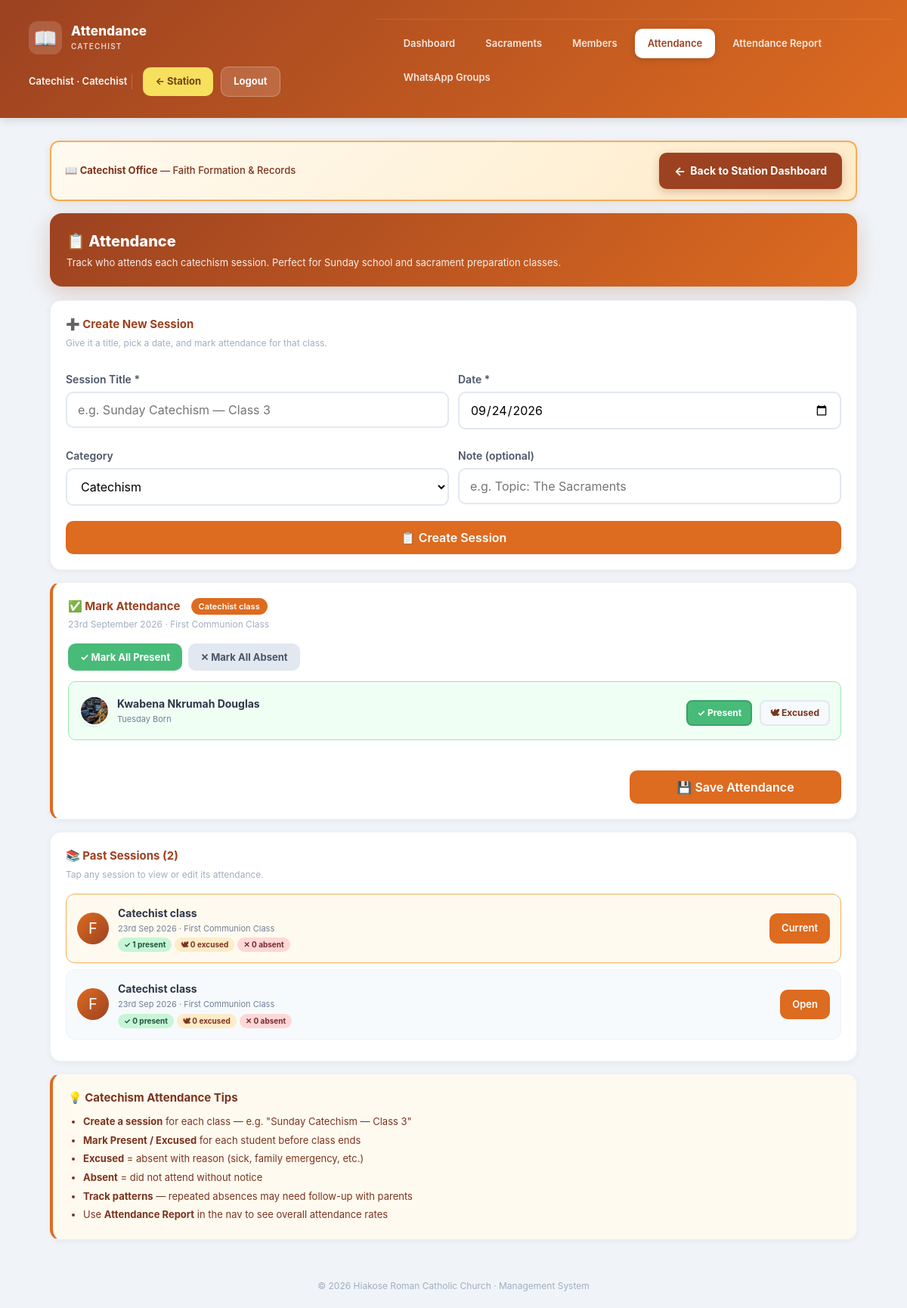
/catechist/attendance.php?id=2 (signed in), run on the app's committed database.
### tables this page shows
CREATE TABLE `attendance_sessions` (
  `id` int(11) NOT NULL AUTO_INCREMENT,
  `title` varchar(150) NOT NULL,
  `session_date` date NOT NULL,
  `category` varchar(60) DEFAULT 'Catechism',
  `note` varchar(255) DEFAULT NULL,
  `created_by` varchar(100) DEFAULT NULL,
  `created_at` timestamp NOT NULL DEFAULT current_timestamp(),
  PRIMARY KEY (`id`)
);

CREATE TABLE `members` (
  `id` int(11) NOT NULL AUTO_INCREMENT,
  `full_name` varchar(150) NOT NULL,
  `photo` varchar(255) DEFAULT NULL,
  `gender` enum('Male','Female') DEFAULT NULL,
  `dob` date DEFAULT NULL,
  `birth_year` smallint(6) DEFAULT NULL,
  `approx_age` tinyint(4) DEFAULT NULL,
  `dob_known` enum('full','year','age','unknown') DEFAULT 'full',
  `place_of_birth` varchar(150) DEFAULT NULL,
  `phone` varchar(30) DEFAULT NULL,
  `marital_status` enum('Single','Married','Widowed','Divorced') DEFAULT NULL,
  `baptism` enum('Baptized Catholic','Not Baptized','Other Denomination') DEFAULT NULL,
  `day_born` varchar(15) DEFAULT NULL,
  `created_at` timestamp NOT NULL DEFAULT current_timestamp(),
  PRIMARY KEY (`id`)
);

CREATE TABLE `settings` (
  `id` int(11) NOT NULL DEFAULT 1,
  `church_name` varchar(150) DEFAULT 'Roman Catholic Church',
  `currency` varchar(10) DEFAULT 'GH₵',
  `timezone` varchar(60) DEFAULT 'Africa/Accra',
  `default_currency_code` varchar(10) DEFAULT 'GHS',
  PRIMARY KEY (`id`)
);

### config/database.php (called while the page is built, shortened)
<?php
$DB_HOST = 'localhost';
$DB_NAME = 'church_db';
$DB_USER = 'root';
$DB_PASS = '';
try {
    $pdo = new PDO(
        "mysql:host=$DB_HOST;dbname=$DB_NAME;charset=utf8mb4",
        $DB_USER,
        $DB_PASS,
        [
            PDO::ATTR_ERRMODE            => PDO::ERRMODE_EXCEPTION,
            PDO::ATTR_DEFAULT_FETCH_MODE => PDO::FETCH_ASSOC,
            PDO::ATTR_EMULATE_PREPARES   => false,
        ]
    );
} catch (PDOException $e) {
    die("Database connection failed: " . $e->getMessage());
}
$settings = $pdo->query("SELECT * FROM settings WHERE id=1")->fetch();
require_once __DIR__ . '/../includes/functions.php';

### includes/auth.php (called while the page is built, shortened)
<?php
require_once __DIR__ . '/../config/database.php';

### catechist/attendance.php (the view, shortened to what this page needs)
<?php
require_once __DIR__ . '/../includes/auth.php';
require_once __DIR__ . '/_layout.php';
$sessions = [];
try {
    $rows = $pdo->query("SELECT * FROM attendance_sessions
                         ORDER BY session_date DESC, id DESC")->fetchAll();
    $sessions = is_array($rows) ? $rows : [];
} catch (PDOException $e) {
    $sessions = [];
}
$currentId = (int)get('id');
$current   = null;
$marked    = [];
if ($currentId > 0) {
    try {
        $stmt = $pdo->prepare("SELECT * FROM attendance_sessions WHERE id = ?");
        $stmt->execute([$currentId]);
        $row = $stmt->fetch();
        if (is_array($row) && !empty($row['id']) && !empty($row['title'])) {
            $current = $row;
        }
    } catch (PDOException $e) {
        $current = null;
    }
    if (is_array($current)) {
        try {
            $stmt = $pdo->prepare("SELECT member_id, status FROM attendance_records WHERE session_id = ?");
            $stmt->execute([$currentId]);
            foreach ($stmt->fetchAll() as $r) {
                if (is_array($r)) $marked[(int)$r['member_id']] = (string)$r['status'];
            }
        } catch (PDOException $e) {
            $marked = [];
        }
    }
}
$members = [];
try {
    $rows = $pdo->query("SELECT id, full_name, photo, day_born
                         FROM members ORDER BY full_name")->fetchAll();
    $members = is_array($rows) ? $rows : [];
} catch (PDOException $e) {
    $members = [];
}
?>
<div class="cat-att-hero">
  <h1>📋 Attendance</h1>
  <p>Track who attends each catechism session. Perfect for Sunday school and sacrament preparation classes.</p>
</div>
<div class="cat-att-section">
  <h3>➕ Create New Session</h3>
  <p class="subtitle">
    Give it a title, pick a date, and mark attendance for that class.
  </p>
  <form method="post">
    <div class="grid grid-2">
      <div>
        <label>Session Title *</label>
        <input name="title" required
               placeholder="e.g. Sunday Catechism — Class 3">
      </div>
      <div>
        <label>Date *</label>
        <input name="session_date" type="date"
               value="<?= 'date'('Y-m-d') ?>" required>
      </div>
      <div>
        <label>Category</label>
        <select name="category">
          <option>Catechism</option>
        </select>
      </div>
      <div>
        <label>Note (optional)</label>
        <input name="note" placeholder="e.g. Topic: The Sacraments">
      </div>
    </div>
    <button class="btn-primary" name="create_session" value="1"
            style="background:#dd6b20;">
      📋 Create Session
    </button>
  </form>
</div>
<?php if (is_array($current)): ?>
  <div class="cat-att-section" style="border-left:4px solid #dd6b20;">
    <h3>
      ✅ Mark Attendance
      <span class="badge" style="margin-left:6px;background:#dd6b20;color:#fff;">
        <?= e($current['title']) ?>
      </span>
    </h3>
    <p class="subtitle">
      <?= 'date'('jS F Y', 'strtotime'($current['session_date'])) ?>
      · <?= e($current['category'] ?? '') ?>
    </p>
    <form method="post">
      <div class="bulk-actions">
        <button type="button" class="bulk-btn present" onclick="markAll('present')">
          ✓ Mark All Present
        </button>
        <button type="button" class="bulk-btn absent" onclick="markAll('absent')">
          ✕ Mark All Absent
        </button>
      </div>
      <?php if (!$members): ?>
        <div class="empty">No members registered yet.</div>
      <?php else: foreach ($members as $m):
        $mid = (int)($m['id'] ?? 0);
        $status = $marked[$mid] ?? 'absent';
      ?>
        <div class="att-mark-row <?= $status === 'present' ? 'present' : ($status === 'excused' ? 'excused' : '') ?>"
             id="row-<?= $mid ?>">
          <?= memberAvatar($m, 40) ?>
          <div class="att-name">
            <div class="name"><?= e($m['full_name'] ?? '') ?></div>
            <?php if (!empty($m['day_born'])): ?>
              <div class="meta"><?= e($m['day_born']) ?> Born</div>
            <?php endif; ?>
          </div>
          <label class="att-toggle present-toggle <?= $status === 'present' ? 'active' : '' ?>"
                 id="ptoggle-<?= $mid ?>"
                 onclick="toggleStatus(<?= $mid ?>, 'present')">
            ✓ Present
          </label>
          <label class="att-toggle excused-toggle <?= $status === 'excused' ? 'active' : '' ?>"
                 id="etoggle-<?= $mid ?>"
                 onclick="toggleStatus(<?= $mid ?>, 'excused')">
            🕊 Excused
          </label>
        </div>
      <?php endforeach; endif; ?>
      <div style="position:sticky;bottom:10px;margin-top:20px;text-align:right;">
        <button class="btn-primary" name="save_attendance" value="1"
                style="max-width:280px;background:#dd6b20;">
          💾 Save Attendance
        </button>
      </div>
    </form>
  </div>
<?php endif; ?>
<div class="cat-att-section">
  <h3>📚 Past Sessions (<?= count($sessions) ?>)</h3>
  <p class="subtitle">
    Tap any session to view or edit its attendance.
  </p>
  <?php if (!$sessions): ?>
    <div class="empty">
      No sessions yet. Create one above to start tracking attendance.
    </div>
  <?php else: foreach ($sessions as $s):
    $sid = (int)($s['id'] ?? 0);
    $stats = ['present' => 0, 'absent' => 0, 'excused' => 0];
    try {
        $stmt = $pdo->prepare("SELECT
            SUM(status='present') AS p,
            SUM(status='absent')  AS a,
            SUM(status='excused') AS e
            FROM attendance_records WHERE session_id = ?");
        $stmt->execute([$sid]);
        $r = $stmt->fetch();
        if (is_array($r)) {
            $stats['present'] = (int)($r['p'] ?? 0);
            $stats['absent']  = (int)($r['a'] ?? 0);
            $stats['excused'] = (int)($r['e'] ?? 0);
        }
    } catch (PDOException $e) {}
    $isActive = ($current && $current['id'] === $sid);
  ?>
    <div class="cat-att-session <?= $isActive ? 'active' : '' ?>">
      <div class="cat-att-icon">
        <?= e(strtoupper(substr($s['category'] ?? '?', 0, 1))) ?>
      </div>
      <div class="cat-att-info">
        <div class="cat-att-name"><?= e($s['title'] ?? 'Untitled') ?></div>
        <div class="cat-att-meta">
          <?= !empty($s['session_date'])
              ? 'date'('jS M Y', 'strtotime'($s['session_date']))
              : '—' ?>
          · <?= e($s['category'] ?? '') ?>
        </div>
        <div class="cat-att-stats">
          <span class="cat-att-stat present">✓ <?= $stats['present'] ?> present</span>
          <span class="cat-att-stat excused">🕊 <?= $stats['excused'] ?> excused</span>
          <span class="cat-att-stat absent">✕ <?= $stats['absent'] ?> absent</span>
        </div>
      </div>
      <a class="btn-sm" style="padding:10px 16px;font-size:13px;background:#dd6b20;color:#fff;"
         href="?id=<?= $sid ?>">
        <?= $isActive ? 'Current' : 'Open' ?>
      </a>
    </div>
  <?php endforeach; endif; ?>
</div>
<div class="cat-att-section" style="background:#fffaf0;border-left:4px solid #dd6b20;">
  <h3 style="color:#7b341e;">💡 Catechism Attendance Tips</h3>
  <ul style="font-size:13px;color:#7b341e;line-height:1.9;padding-left:20px;margin-top:8px;">
    <li><strong>Create a session</strong> for each class — e.g. "Sunday Catechism — Class 3"</li>
    <li><strong>Mark Present / Excused</strong> for each student before class ends</li>
    <li><strong>Excused</strong> = absent with reason (sick, family emergency, etc.)</li>
    <li><strong>Absent</strong> = did not attend without notice</li>
    <li><strong>Track patterns</strong> — repeated absences may need follow-up with parents</li>
    <li>Use <strong>Attendance Report</strong> in the nav to see overall attendance rates</li>
  </ul>
</div>
<?php include __DIR__ . '/../includes/footer.php'; ?>

### includes/functions.php (shortened to what this page needs)
<?php
function e($s) { return htmlspecialchars($s ?? '', ENT_QUOTES, 'UTF-8'); }
    ?>
    <?php
function memberPhoto(?array $member): ?string {
    $diskPath = __DIR__ . '/../uploads/members/' . $member['photo'];
    $docRoot = str_replace('\\', '/', realpath($_SERVER['DOCUMENT_ROOT'] ?? ''));
    $real    = str_replace('\\', '/', realpath($diskPath));
    $rel = substr($real, strlen($docRoot));
    return ($rel !== false && $rel !== '') ? $rel : null;
}
function memberAvatar(?array $member, int $size = 44): string {
    $name    = $member['full_name'] ?? '?';
    $initial = strtoupper(substr($name, 0, 1));
    $photo   = memberPhoto($member);
    $style = "width:{$size}px;height:{$size}px;border-radius:50%;flex-shrink:0;";
    if ($photo) {
        return '<img src="' . e($photo) . '" alt="' . e($name) . '" '
             . 'style="' . $style . 'object-fit:cover;border:2px solid #fff;'
             . 'box-shadow:0 1px 3px rgba(0,0,0,0.1);">';
    }
    return '<div class="avatar" style="' . $style
         . 'background:#6b46c1;color:#fff;display:flex;align-items:center;'
         . 'justify-content:center;font-weight:700;font-size:' . ($size * 0.42) . 'px;">'
         . e($initial) . '</div>';
}

### includes/footer.php (shortened to what this page needs)
</main>
<footer>
  © <?= 'date'('Y') ?> <?= e($settings['church_name'] ?? 'Church') ?> · Management System
</footer>
</body>
</html>

### assets/css/style.css (style rules this page uses)
* { box-sizing: border-box; margin: 0; padding: 0; -webkit-tap-highlight-color: transparent; }
body { font-family: -apple-system, BlinkMacSystemFont, "Segoe UI", Roboto, sans-serif; background: #f0f4f8; color: #1a202c; font-size: 16px; line-height: 1.5; }
a { text-decoration: none; }
label { display: block; font-size: 14px; font-weight: 600; color: #4a5568; margin: 12px 0 6px; }
input, select, textarea { width: 100%; padding: 12px 14px; font-size: 16px; border: 2px solid #e2e8f0; border-radius: 10px; background: #fff; outline: none; transition: border .2s; font-family: inherit; }
button, .btn-sm { font-family: inherit; font-size: 16px; font-weight: 600; cursor: pointer; border: none; border-radius: 10px; padding: 12px 18px; transition: transform .1s, opacity .2s; display: inline-block; }
.btn-primary { background: #6b46c1; color: #fff; width: 100%; margin-top: 20px; }
.btn-sm { padding: 8px 14px; font-size: 14px; }
.grid { display: grid; gap: 12px; grid-template-columns: 1fr; }
@media (min-width: 600px) { .grid-2 { grid-template-columns: 1fr 1fr; } }
.badge { display: inline-block; padding: 3px 10px; border-radius: 999px; font-size: 11px; font-weight: 600; background: #e9d8fd; color: #553c9a; }
footer { text-align: center; padding: 20px; color: #a0aec0; font-size: 12px; }
.badge { background: #e9d8fd; color: #553c9a; }

### catechist/attendance.php (style rules this page uses)
.cat-att-hero { background: linear-gradient(135deg, #9c4221 0%, #dd6b20 100%); color: #fff; border-radius: 16px; padding: 22px; margin-bottom: 18px; box-shadow: 0 8px 30px rgba(156,66,33,0.25); }
.cat-att-hero h1 { font-size: 20px; margin: 0 0 4px; font-weight: 800; }
.cat-att-hero p { font-size: 13px; opacity: 0.9; margin: 0; }
.cat-att-section { background: #fff; border-radius: 14px; padding: 20px; margin-bottom: 16px; box-shadow: 0 2px 8px rgba(0,0,0,0.05); border: 1px solid #edf2f7; }
.cat-att-section h3 { font-size: 15px; color: #9c4221; margin: 0 0 4px; font-weight: 700; display: flex; align-items: center; gap: 8px; }
.cat-att-section .subtitle { font-size: 12px; color: #a0aec0; margin: 0 0 16px; line-height: 1.5; }
.att-mark-row { display: flex; align-items: center; gap: 10px; padding: 12px 14px; background: #f7fafc; border-radius: 10px; margin-bottom: 8px; border: 1px solid #edf2f7; transition: all 0.15s ease; }
.att-mark-row.present { background: #f0fff4; border-color: #9ae6b4; }
.att-name { flex: 1; min-width: 0; }
.att-name .name { font-weight: 700; font-size: 14px; color: #2d3748; }
.att-name .meta { font-size: 11px; color: #718096; margin-top: 2px; }
.att-toggle { display: flex; align-items: center; gap: 4px; padding: 6px 12px; border-radius: 8px; font-size: 12px; font-weight: 700; cursor: pointer; border: 2px solid transparent; transition: all 0.15s ease; white-space: nowrap; }
.att-toggle.present-toggle { background: #f7fafc; color: #276749; border-color: #e2e8f0; }
.att-toggle.present-toggle.active { background: #48bb78; color: #fff; border-color: #38a169; }
.att-toggle.excused-toggle { background: #f7fafc; color: #7b341e; border-color: #e2e8f0; }
.cat-att-session { display: flex; align-items: center; gap: 12px; padding: 14px; background: #f7fafc; border-radius: 12px; margin-bottom: 8px; border: 1px solid #edf2f7; transition: all 0.15s ease; }
.cat-att-session.active { background: #fffaf0; border-color: #f6ad55; }
.cat-att-icon { width: 42px; height: 42px; border-radius: 50%; display: flex; align-items: center; justify-content: center; font-size: 20px; flex-shrink: 0; background: linear-gradient(135deg, #dd6b20, #9c4221); color: #fff; }
.cat-att-info { flex: 1; min-width: 0; }
.cat-att-name { font-size: 14px; font-weight: 700; color: #2d3748; }
.cat-att-meta { font-size: 11px; color: #718096; margin-top: 2px; }
.cat-att-stats { display: flex; gap: 4px; margin-top: 4px; flex-wrap: wrap; }
.cat-att-stat { font-size: 10px; padding: 2px 8px; border-radius: 999px; font-weight: 700; }
.cat-att-stat.present { background: #c6f6d5; color: #22543d; }
.cat-att-stat.excused { background: #feebc8; color: #7b341e; }
.cat-att-stat.absent { background: #fed7d7; color: #742a2a; }
.bulk-actions { display: flex; gap: 8px; flex-wrap: wrap; margin-bottom: 14px; }
.bulk-btn { padding: 10px 16px; font-size: 13px; font-weight: 700; border-radius: 10px; border: none; cursor: pointer; transition: all 0.15s ease; }
.bulk-btn.present { background: #48bb78; color: #fff; }
.bulk-btn.absent { background: #e2e8f0; color: #4a5568; }

### data on the page
attendance_sessions: title "Catechist class", session_date "23rd September 2026", category "First Communion Class", category "F", session_date "23rd Sep 2026", present "1", excused "0", absent "0", shows "Current"
members: photo (picture), full_name "Kwabena Nkrumah Douglas", day_born "Tuesday"
attendance_sessions: category "F", title "Catechist class", session_date "23rd Sep 2026", category "First Communion Class", present "0", excused "0", absent "0", shows "Open"
settings: church_name "Hiakose Roman Catholic Church"

### other printed values
$pageTitle "Attendance"
$u['name'] "Catechist"
$roleLabel "Catechist"
$label "Dashboard"
$label "Sacraments"
$label "Members"
$label "Attendance"
$label "Attendance Report"
$label "WhatsApp Groups"
count($sessions) "2"
